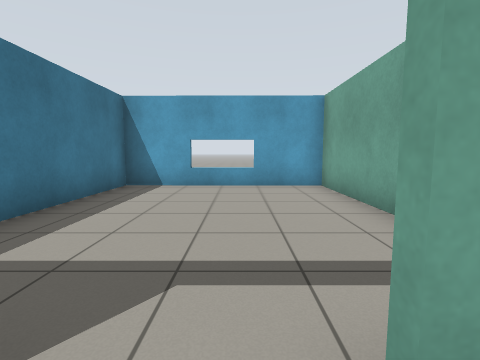
View 1 (above)

12 first-person views from a walk through a world built for the Gazebo simulator. The camera is 0.94 m above the floor, tilts 6° down and sees 85° across. The floor is counted in squares, 1 m on a side. Each view is taken from the middle of a square. On the plan, view 1 faces up. The plan holds only what a view shows up to about 11 squares ahead; the rest is blank.

View 2
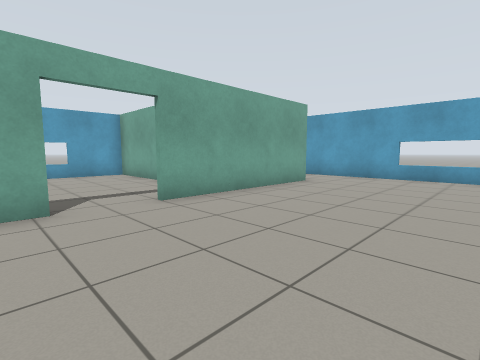

View 3
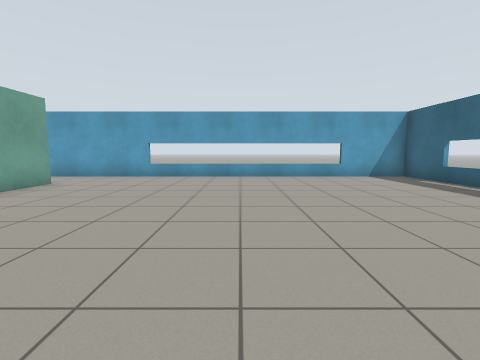

View 4
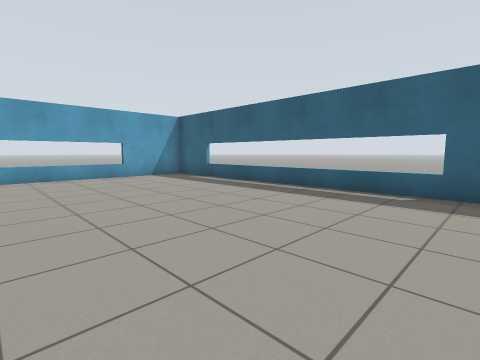

View 5
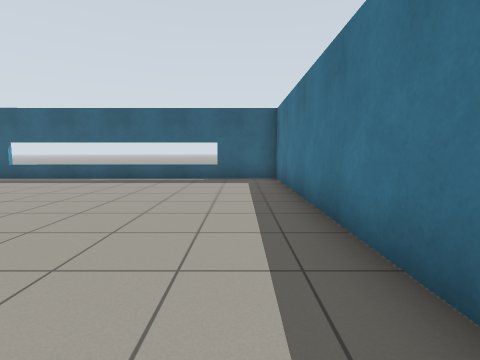

View 6
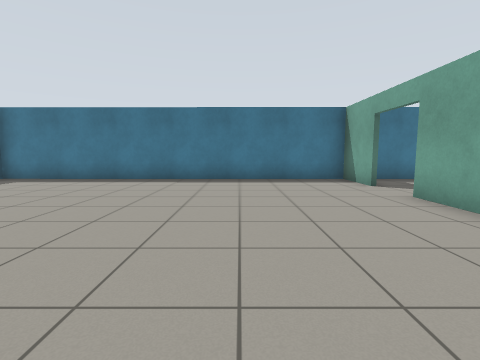

View 7
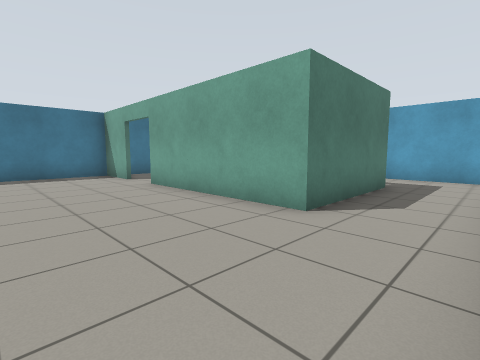

View 8
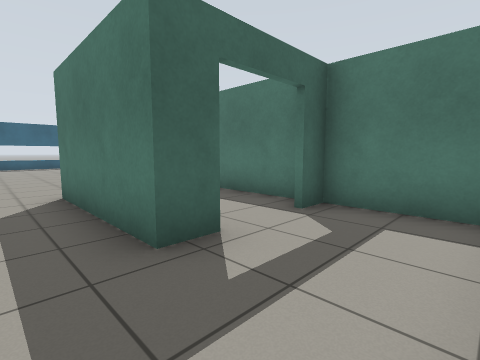

View 9
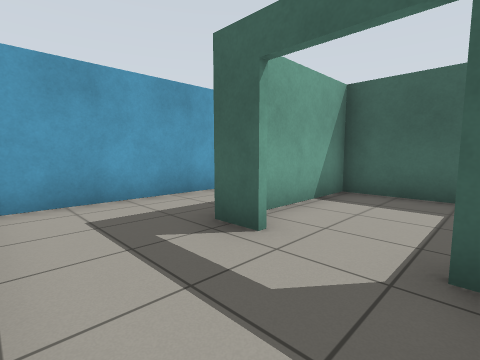

View 10
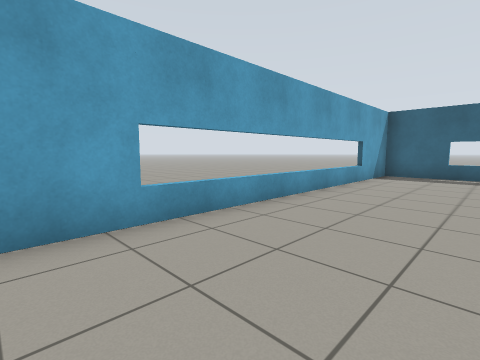

View 11
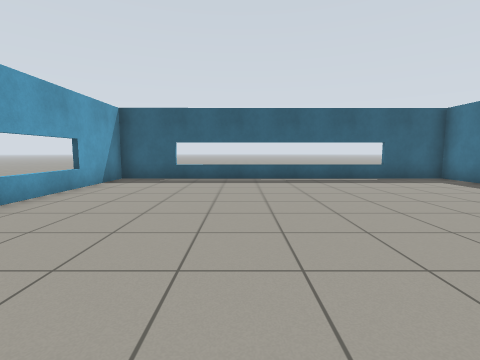

View 12
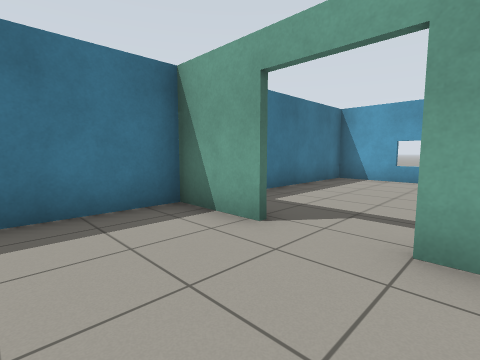

### Floor plan
Ten units are one square. View 1 is at (0, 0); x grows to the right and y downward. Boxes are objects, and circles mark ways between rooms. Rooms are numbered by the first view taken in them; rooms with no view inside come last. Other rooms are left out.
<svg viewBox="-39 -80 127 200">
<path fill="none" stroke="#000" d="M83 31 83 -6M58 -7 4 -7M-12 -7 -34 -7M-33 -10 -33 115 83 114 83 79M50 -47 58 -47 58 -7M76 -73 50 -74M25 -69 25 -47 32 -47M83 -6 82 -69M23 -38 23 -74 -33 -75 -33 -10M25 -41 25 -16M35 -8 57 -8 57 -38"/>
<circle cx="70" cy="-10" r="3" fill="#2a7"/>
<circle cx="-5" cy="-10" r="3" fill="#2a7"/>
<circle cx="45" cy="-50" r="3" fill="#2a7"/>
<text x="30" y="60">1</text>
<text x="60" y="-60">2</text>
<text x="-10" y="-50">3</text>
<text x="40" y="-30">4</text>
</svg>
Room 1 opens to room 2. Room 1 opens to room 3. Room 2 opens to room 4.

Where each view was taken, in squares from view 1:
view 1: 0 up, 0 right, facing up
view 2: 4 down, 2 left, facing up-right
view 3: 5 down, 2 left, facing right
view 4: 5 down, 2 left, facing down-right
view 5: 2 down, 2 left, facing down
view 6: 3 down, 6 right, facing left
view 7: 3 down, 8 right, facing up-left
view 8: 7 up, 7 right, facing down-left
view 9: 7 up, 3 right, facing down-right
view 10: 0 up, 5 right, facing down-right
view 11: 2 down, 4 right, facing down
view 12: 2 down, 1 right, facing up-left
